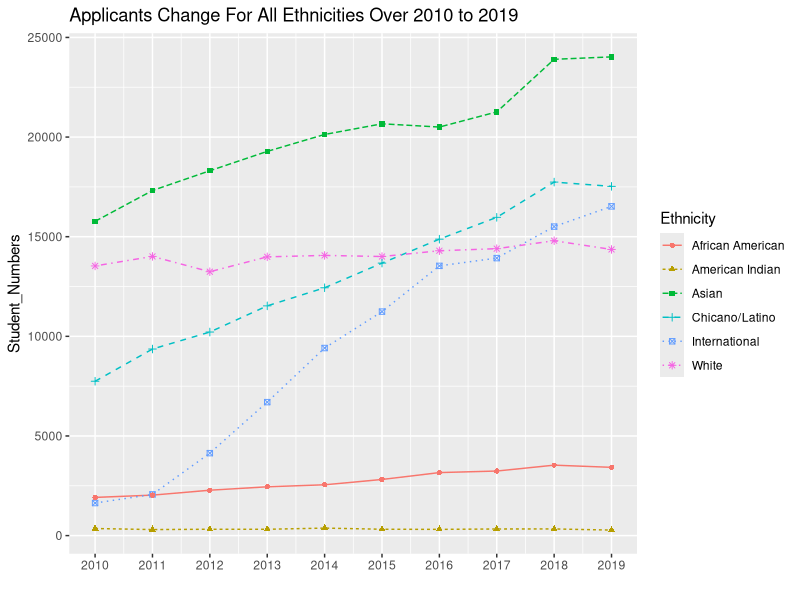
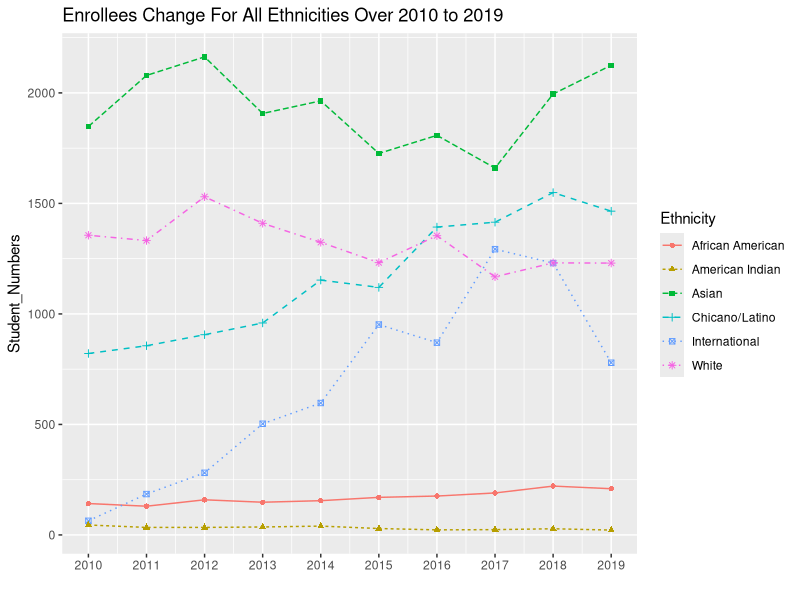
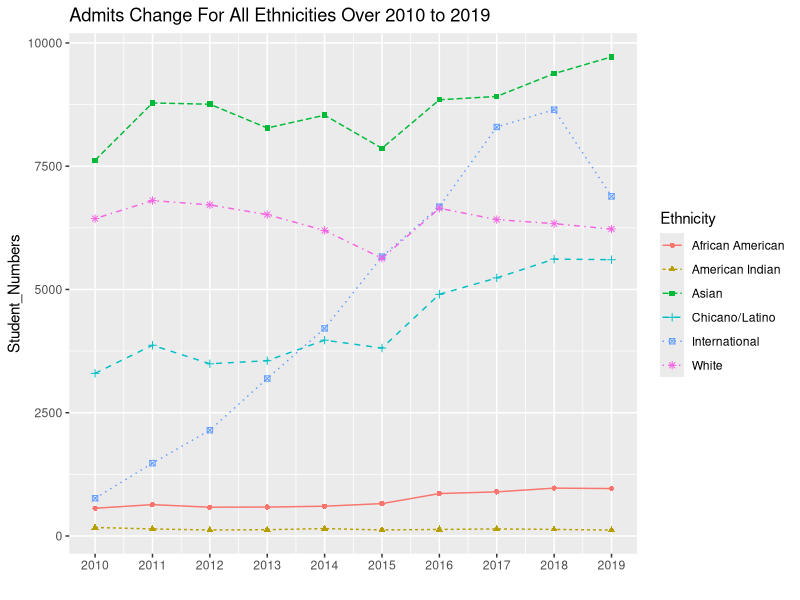
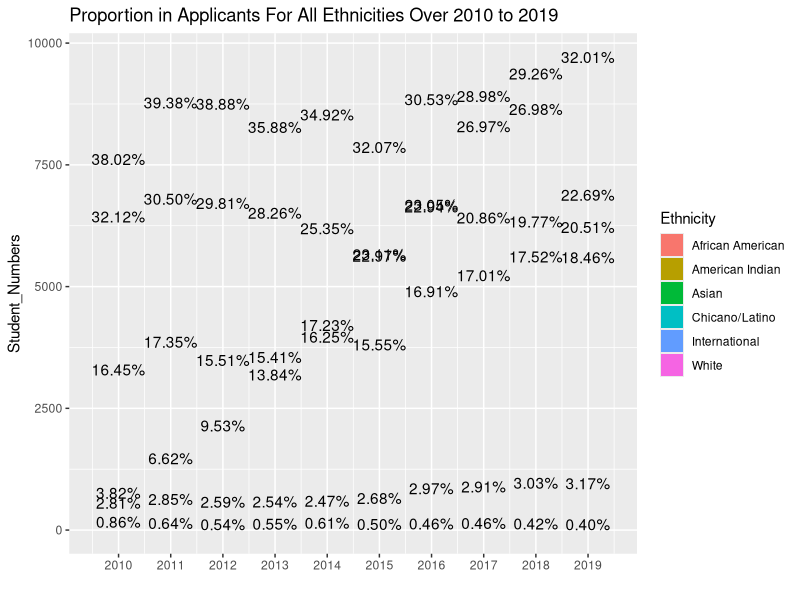
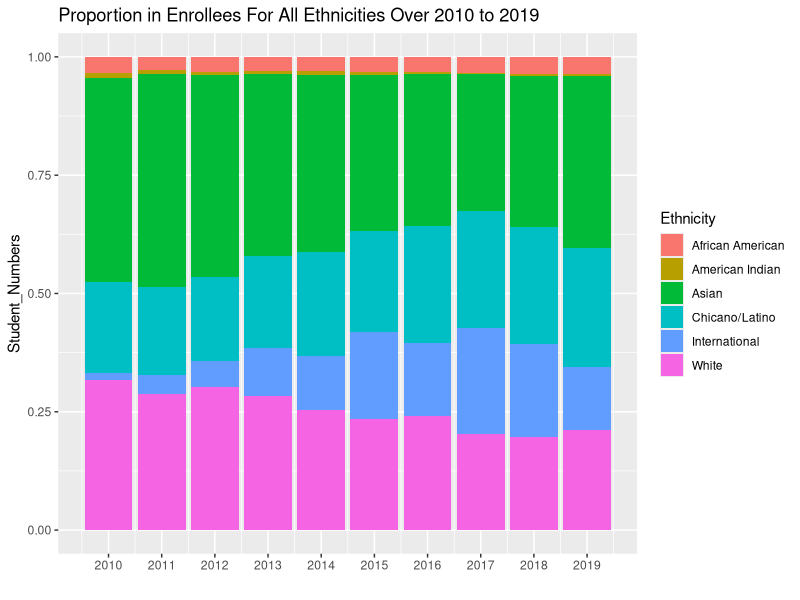
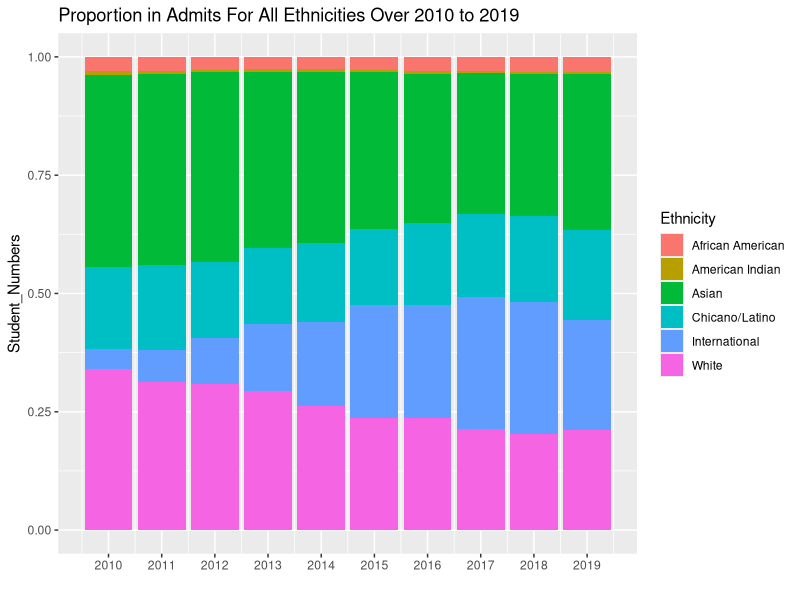

Here is the R script that generated these plots, in order:
library(tidyverse)

ucdavis<-read.csv('Freshmen_Eth_data.csv')

colnames(ucdavis)<-c('Category','Ethnicity','Academic_year','Count','Percentage')

temp_Applicants<-ucdavis %>% filter(Ethnicity!='All',Ethnicity!='Unknown',Category=='Applicants')
temp_Enrollees<-ucdavis %>% filter(Ethnicity!='All',Ethnicity!='Unknown',Category=='Enrollees')
temp_Admits<-ucdavis %>% filter(Ethnicity!='All',Ethnicity!='Unknown',Category=='Admits')

# Line Plot for Applicants by Ethnicity
ggplot(data=temp_Applicants, aes(x=Academic_year, y=Count, group=Ethnicity)) +
  geom_line(aes(linetype=Ethnicity,color=Ethnicity))+
  geom_point(aes(shape=Ethnicity,color=Ethnicity))+
  scale_x_continuous(name = " ", breaks = c(2010,2011,2012,2013,2014,2015,2016,2017,2018,2019))+
  labs(title="Applicants Change For All Ethnicities Over 2010 to 2019",y='Student_Numbers')

# Line Plot for Enrollees by Ethnicity
ggplot(data=temp_Enrollees, aes(x=Academic_year, y=Count, group=Ethnicity)) +
  geom_line(aes(linetype=Ethnicity,color=Ethnicity))+
  geom_point(aes(shape=Ethnicity,color=Ethnicity))+
  scale_x_continuous(name = " ", breaks = c(2010,2011,2012,2013,2014,2015,2016,2017,2018,2019))+
  labs(title="Enrollees Change For All Ethnicities Over 2010 to 2019",y='Student_Numbers')

# Line Plot for Admits by Ethnicity
ggplot(data=temp_Admits, aes(x=Academic_year, y=Count, group=Ethnicity)) +
  geom_line(aes(linetype=Ethnicity,color=Ethnicity))+
  geom_point(aes(shape=Ethnicity,color=Ethnicity))+
  scale_x_continuous(name = " ", breaks = c(2010,2011,2012,2013,2014,2015,2016,2017,2018,2019))+
  labs(title="Admits Change For All Ethnicities Over 2010 to 2019",y='Student_Numbers')

# Bar Plot for Applicants by Ethnicity
ggplot(data=temp_Admits, aes(fill=Ethnicity, y=Count, x=Academic_year)) + 
  geom_bar(position="fill", stat="identity")+
  scale_x_continuous(name = " ", breaks = c(2010,2011,2012,2013,2014,2015,2016,2017,2018,2019))+
  labs(title="Proportion in Applicants For All Ethnicities Over 2010 to 2019",y='Student_Numbers')+
  geom_text(aes(label=Percentage))

# Bar Plot for Enrollees by Ethnicity
ggplot(data=temp_Enrollees, aes(fill=Ethnicity, y=Count, x=Academic_year)) + 
  geom_bar(position="fill", stat="identity")+
  scale_x_continuous(name = " ", breaks = c(2010,2011,2012,2013,2014,2015,2016,2017,2018,2019))+
  labs(title="Proportion in Enrollees For All Ethnicities Over 2010 to 2019",y='Student_Numbers')

# Bar Plot for Admits by Ethnicity
ggplot(data=temp_Admits, aes(fill=Ethnicity, y=Count, x=Academic_year)) + 
  geom_bar(position="fill", stat="identity")+
  scale_x_continuous(name = " ", breaks = c(2010,2011,2012,2013,2014,2015,2016,2017,2018,2019))+
  labs(title="Proportion in Admits For All Ethnicities Over 2010 to 2019",y='Student_Numbers')

